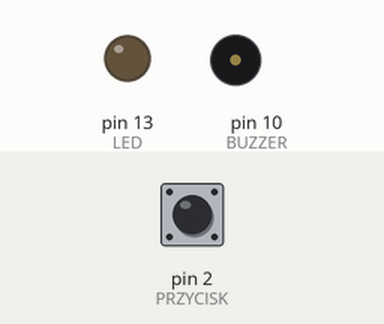
Simulated run of this sketch. Board: Arduino Uno, built with avr-gcc and run on an emulated ATmega328P. Parts: output pins drawn as LEDs (lit = HIGH), buzzer (waves = sounding, pin HIGH). The inputs (shaded band) are chosen by the test bench; at power-on: pin 2 (PRZYCISK) HIGH.

Above: at 2.2 s.
2.3 s: pin 2 (PRZYCISK) pulled LOW for 0.15 s
At 2.42 s:
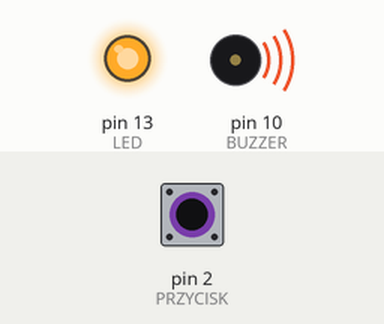
4.0 s: pin 2 (PRZYCISK) pulled LOW for 3.2 s
At 8.1 s:
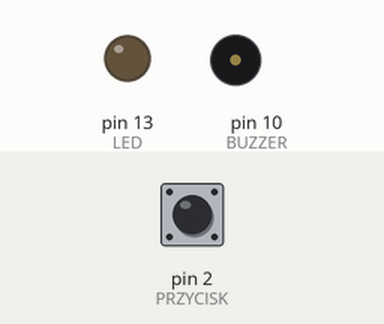
Timing chart, 0 to 9.6 s (numbered marks = the images above; inputs shaded):
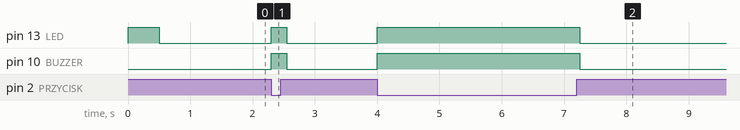

The sketch:

Test_shilda.ino
```cpp
#define LED 13
#define BUZZER 10
#define PRZYCISK 2

void setup() {
  pinMode(LED, OUTPUT);
  pinMode(BUZZER, OUTPUT);
  pinMode(PRZYCISK, INPUT_PULLUP);

  digitalWrite(LED, HIGH ); // migniecie LED
  delay(500);
  digitalWrite(LED, LOW );
  delay(500);


}

void loop() {
  if( digitalRead(PRZYCISK) == LOW)
   {
      digitalWrite(LED, HIGH );
      analogWrite(BUZZER, 255);
      delay(250);
   }
   else
   {
      digitalWrite(LED, LOW );
      digitalWrite(BUZZER, LOW);
   }

}
```

Measured:
- after the input at 2.3 s, pin 13 (LED), pin 10 (BUZZER): LOW → HIGH at once, → LOW 0.25 s later
- after the input at 4.0 s, pin 13 (LED), pin 10 (BUZZER): LOW → HIGH at once, → LOW 3.3 s later
